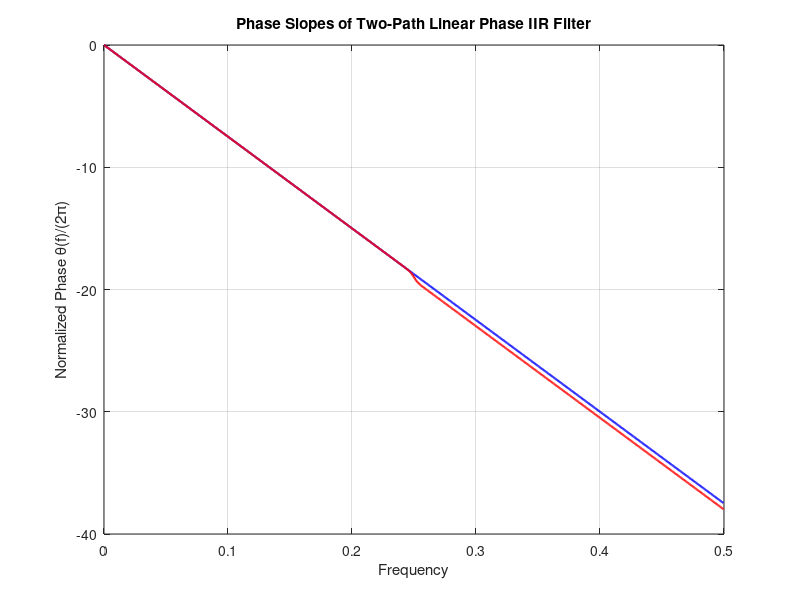
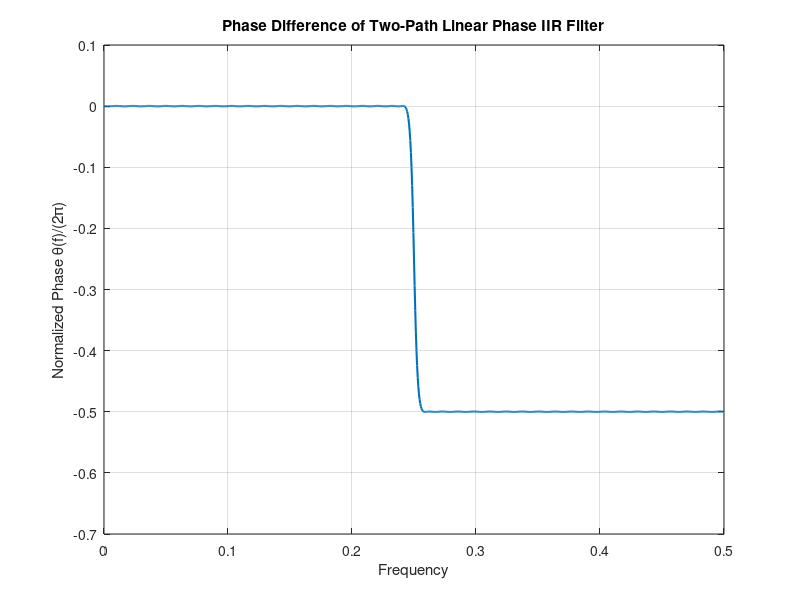
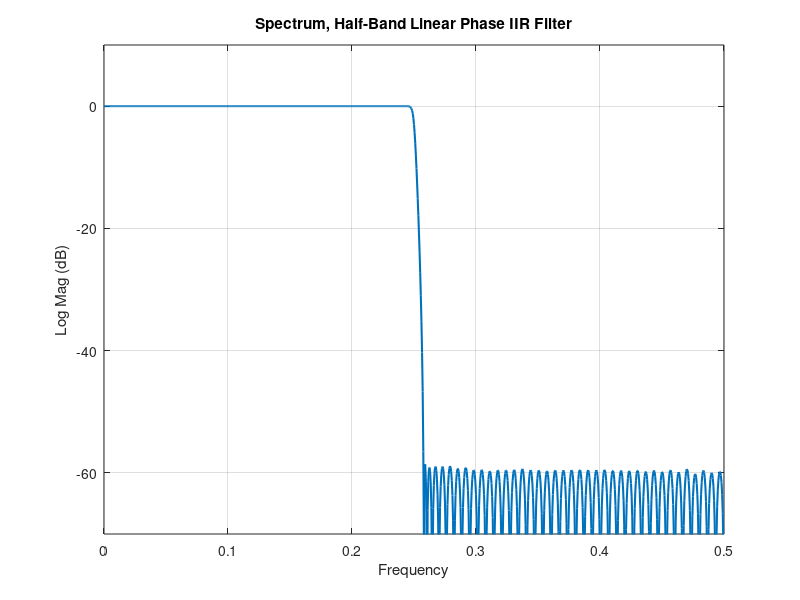
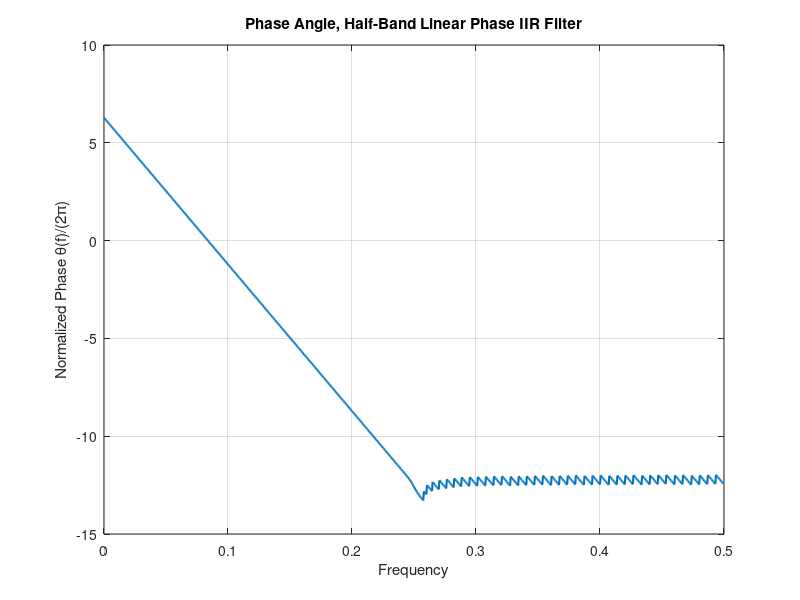

These figures' MATLAB source, in order:
function lin_p2
% Comparison of two high performance half band filters, FIR and linear phase
% recursive all-pass filter. Recursive half band designed with lineardesign_2
% Script file written by fred harris of UCSD. Copyright 2021

gg1 = [1  0  0.963531];
gg2 = [1  0 -0.832774];

hh1 = [1  0  1.702378  0  0.743752];
hh2 = [1  0  1.605635  0  0.715316];
hh3 = [1  0  1.488962  0  0.705286];
hh4 = [1  0  1.338481  0  0.700624];
hh5 = [1  0  1.153941  0  0.698228];
hh6 = [1  0  0.938532  0  0.697013];
hh7 = [1  0  0.697160  0  0.696237];
hh8 = [1  0  0.436491  0  0.695595];
hh9 = [1  0  0.163760  0  0.695228];
hh10= [1  0 -0.113767  0  0.695024];
hh11= [1  0 -0.388347  0  0.694823];
hh12= [1  0 -0.652199  0  0.694595];
hh13= [1  0 -1.642448  0  0.693555];
hh14= [1  0 -1.573817  0  0.693723];
hh15= [1  0 -1.461322  0  0.693894];
hh16= [1  0 -1.308082  0  0.693996];
hh17= [1  0 -1.118517  0  0.694147];
hh18= [1  0 -0.897849  0  0.694348];


xx=zeros(1,200);
xx(1)=1;

ff=[1 zeros(1,75)];


[h1,w1]=freqz(fliplr(ff),ff,1000);
tt1=h1;
yt=filter(fliplr(ff),ff,xx);

rr1=unwrap(angle(h1))/(2*pi);
figure(1)
plot((0:1/1000:1-1/1000)*0.5,rr1,'b','linewidth',1.5)
hold on


[h1,w1]=freqz(fliplr(gg1),gg1,1000);
yb=filter(fliplr(gg1),gg1,xx);

r1=unwrap(angle(h1))/(2*pi);
rr2=r1;
tt2=h1;

[h1,w1]=freqz(fliplr(gg2),gg2,1000);
yb=filter(fliplr(gg2),gg2,yb);

r1=unwrap(angle(h1))/(2*pi);
rr2=rr2+r1;
tt2=tt2.*h1;

[h1,w1]=freqz(fliplr(hh1),hh1,1000);
yb=filter(fliplr(hh1),hh1,yb);

r1=unwrap(angle(h1))/(2*pi);
rr2=rr2+r1;
tt2=tt2.*h1;

[h1,w1]=freqz(fliplr(hh2),hh2,1000);
yb=filter(fliplr(hh2),hh2,yb);
r1=unwrap(angle(h1))/(2*pi);
rr2=rr2+r1;
tt2=tt2.*h1;

[h1,w1]=freqz(fliplr(hh3),hh3,1000);
yb=filter(fliplr(hh3),hh3,yb);
r1=unwrap(angle(h1))/(2*pi);
rr2=rr2+r1;
tt2=tt2.*h1;

[h1,w1]=freqz(fliplr(hh4),hh4,1000);
yb=filter(fliplr(hh4),hh4,yb);
r1=unwrap(angle(h1))/(2*pi);
rr2=rr2+r1;
tt2=tt2.*h1;

[h1,w1]=freqz(fliplr(hh5),hh5,1000);
yb=filter(fliplr(hh5),hh5,yb);
r1=unwrap(angle(h1))/(2*pi);
rr2=rr2+r1;
tt2=tt2.*h1;

[h1,w1]=freqz(fliplr(hh6),hh6,1000);
yb=filter(fliplr(hh6),hh6,yb);
r1=unwrap(angle(h1))/(2*pi);
rr2=rr2+r1;
tt2=tt2.*h1;

[h1,w1]=freqz(fliplr(hh7),hh7,1000);
yb=filter(fliplr(hh7),hh7,yb);
r1=unwrap(angle(h1))/(2*pi);
rr2=rr2+r1;
tt2=tt2.*h1;

[h1,w1]=freqz(fliplr(hh8),hh8,1000);
yb=filter(fliplr(hh8),hh8,yb);
r1=unwrap(angle(h1))/(2*pi);
rr2=rr2+r1;
tt2=tt2.*h1;

[h1,w1]=freqz(fliplr(hh9),hh9,1000);
yb=filter(fliplr(hh9),hh9,yb);
r1=unwrap(angle(h1))/(2*pi);
rr2=rr2+r1;
tt2=tt2.*h1;

[h1,w1]=freqz(fliplr(hh10),hh10,1000);
yb=filter(fliplr(hh10),hh10,yb);
r1=unwrap(angle(h1))/(2*pi);
rr2=rr2+r1;
tt2=tt2.*h1;

[h1,w1]=freqz(fliplr(hh11),hh11,1000);
yb=filter(fliplr(hh11),hh11,yb);
r1=unwrap(angle(h1))/(2*pi);
rr2=rr2+r1;
tt2=tt2.*h1;

[h1,w1]=freqz(fliplr(hh12),hh12,1000);
yb=filter(fliplr(hh12),hh12,yb);
r1=unwrap(angle(h1))/(2*pi);
rr2=rr2+r1;
tt2=tt2.*h1;

[h1,w1]=freqz(fliplr(hh13),hh13,1000);
yb=filter(fliplr(hh13),hh13,yb);
r1=unwrap(angle(h1))/(2*pi);
rr2=rr2+r1;
tt2=tt2.*h1;

[h1,w1]=freqz(fliplr(hh14),hh14,1000);
yb=filter(fliplr(hh14),hh14,yb);
r1=unwrap(angle(h1))/(2*pi);
rr2=rr2+r1;
tt2=tt2.*h1;

[h1,w1]=freqz(fliplr(hh15),hh15,1000);
yb=filter(fliplr(hh15),hh15,yb);
r1=unwrap(angle(h1))/(2*pi);
rr2=rr2+r1;
tt2=tt2.*h1;

[h1,w1]=freqz(fliplr(hh16),hh16,1000);
yb=filter(fliplr(hh16),hh16,yb);
r1=unwrap(angle(h1))/(2*pi);
rr2=rr2+r1;
tt2=tt2.*h1;

[h1,w1]=freqz(fliplr(hh17),hh17,1000);
yb=filter(fliplr(hh17),hh17,yb);
r1=unwrap(angle(h1))/(2*pi);
rr2=rr2+r1;
tt2=tt2.*h1;

[h1,w1]=freqz(fliplr(hh18),hh18,1000);
yb=filter(fliplr(hh18),hh18,yb);
r1=unwrap(angle(h1))/(2*pi);
rr2=rr2+r1;
tt2=tt2.*h1;

plot((0:1/1000:1-1/1000)*0.5,rr2,'r','linewidth',1.5)
hold off
grid on
title('Phase Slopes of Two-Path Linear Phase IIR Filter')
xlabel('Frequency')
ylabel('Normalized Phase \theta(f)/(2\pi)')

figure(2)
plot((0:1/1000:1-1/1000)*0.5,rr2-rr1,'linewidth',1.5)
grid on
title('Phase Difference of Two-Path Linear Phase IIR Filter')
xlabel('Frequency')
ylabel('Normalized Phase \theta(f)/(2\pi)')

figure(3)
plot((0:1/1000:1-1/1000)*0.5,20*log10(abs(tt1+tt2)/2),'linewidth',1.5);
grid
axis([0 0.5 -70 10])
title('Spectrum, Half-Band Linear Phase IIR Filter')
xlabel('Frequency')
ylabel('Log Mag (dB)')


phs=unwrap(angle((tt1+tt2)/2))/(2*pi);
figure(4)
plot((0:1/1000:1-1/1000)*0.5,phs+2*pi,'linewidth',1.5);
grid on
%axis([0 0.5 -90 10])
title('Phase Angle, Half-Band Linear Phase IIR Filter')
xlabel('Frequency')
ylabel('Normalized Phase \theta(f)/(2\pi)')




pp=filter([1 -1],[1 0],-phs*2000);
reg=[0 0 0];
for nn=1:length(pp);
pp_m(nn)=median(reg);
reg(2:3)=reg(1:2);
reg(1)=pp(nn);
end
pp_m(1)=pp_m(4);
pp_m(2)=pp_m(4);
pp_m(3)=pp_m(4);

figure(5)
plot((0:1/1000:1-1/1000)*0.5,pp_m,'linewidth',1.5);
grid
%axis([0 0.5 -90 10])
title('Group Delay, Half-Band Linear Phase IIR Filter')
xlabel('Frequency')
ylabel('Time Delay (Samples)')
pause
axis([0 .5 73 77]);
title('Detail of Linear Phase IIR Group Delay; IIR Ripple=0.1%')
pause

figure(6)
stem(0:199,(yt+yb)/2,'linewidth',1.5);
grid on
title('Impulse Response of Linear Phase IIR Polyphase Filter')
xlabel('Time Index')
ylabel('Amplitude')
axis([0 200 -.15 .55]);
pause
axis([60 90 -.15 .55]);
title('Detail of IIR Impulse Response')
pause

% building roots of iir
den=conv(gg1,gg2);
den=conv(den,hh1);
den=conv(den,hh2);
den=conv(den,hh3);
den=conv(den,hh4);
den=conv(den,hh5);
den=conv(den,hh6);
den=conv(den,hh7);
den=conv(den,hh8);
den=conv(den,hh9);
den=conv(den,hh10);
den=conv(den,hh11);
den=conv(den,hh12);
den=conv(den,hh13);
den=conv(den,hh14);
den=conv(den,hh15);
den=conv(den,hh16);
den=conv(den,hh17);
den=conv(den,hh18);

% den of filter is 76-th order polynomial, (77 coefficients)
% den of delay path is 75-th order polynomial Z^(-75)
num=fliplr(den);
%length(num)
num=[num zeros(1,75)]+[zeros(1,75) den];


zz1=roots(den);
figure(7)
plot(zz1,'xb','linewidth',1.5)
hold on
plot(exp(j*2*pi*(0:200)/200),'k','linewidth',1.5)
plot(0,0,'xb','linewidth',1.5)
text(-.1,.1,'75','fontsize',12)
zz2=roots(num);
plot(zz2,'or','linewidth',1.5)
hold off
axis([-1.2 1.2 -1.2 1.2]);
axis('square')
title('Roots of IIR Filter')
grid on
pause

w1=find(real(zz1)<=0.01);
wz1=zz1(w1);
w2=find(abs(zz2)>.99);
wz2=zz2(w2);

plot(wz1,'xb','linewidth',1.5)
hold on
plot(exp(j*2*pi*(0:200)/200),'k','linewidth',1.5)
plot(0,0,'xb','linewidth',1.5)
text(-.1,.1,'75','fontsize',12)

plot(wz2,'or','linewidth',1.5)
hold off
axis([-1.2 1.2 -1.2 1.2]);
axis('square')
title('Roots of IIR Filter')
grid on
pause




% 1000*hh, left half of fir filter

hh=[0.5205   -0.6181   -1.5781   -1.3140   -0.0410    0.4540   -0.2118...
   -0.4738    0.2156    0.4536   -0.2550   -0.4686    0.2893    0.4930...
   -0.3259   -0.5245    0.3639    0.5600   -0.4049   -0.5990    0.4477...
    0.6408   -0.4947   -0.6856    0.5450    0.7318   -0.5990   -0.7807...
    0.6575    0.8310   -0.7200   -0.8829    0.7880    0.9367   -0.8608...
   -0.9920    0.9387    1.0484   -1.0227   -1.1067    1.1125    1.1657...
   -1.2092   -1.2259    1.3126    1.2876   -1.4232   -1.3497    1.5416...
    1.4126   -1.6685   -1.4766    1.8038    1.5408   -1.9485   -1.6054...
    2.1034    1.6706   -2.2689   -1.7363    2.4455    1.8017   -2.6343...
   -1.8670    2.8367    1.9324   -3.0530   -1.9975    3.2847    2.0623...
   -3.5328   -2.1263    3.7990    2.1893   -4.0857   -2.2517    4.3941...
    2.3130   -4.7270   -2.3731    5.0872    2.4319   -5.4778   -2.4888...
    5.9034    2.5440   -6.3689   -2.5977    6.8801    2.6499   -7.4440...
   -2.7008    8.0687    2.7492   -8.7658   -2.7941    9.5514    2.8365...
  -10.4446   -2.8778   11.4686    2.9172  -12.6558   -2.9517   14.0561...
    2.9842  -15.7344   -3.0153   17.7854    3.0414  -20.3618   -3.0652...
   23.7033    3.0872  -28.2242   -3.1035   34.7157    3.1195  -44.8582...
   -3.1297   63.0402    3.1386 -105.3307   -3.1430  316.3906  500.2081];

gg=fliplr(hh(1:length(hh)-1));
gg=[hh gg]/1000;
figure(8)
stem(0:250,gg,'linewidth',1.5);
grid on
title('Impulse Response of 251-Tap Linear Phase FIR Filter');
xlabel('Time Index')
ylabel('Amplitude')
axis([0 250 -.15 .55]);
pause
axis([110 140 -.15 .55]);
title('Detail of FIR Impulse Response')
pause

figure(9)
plot(-.5:1/2000:.5-1/2000,fftshift(20*log10(abs(fft(gg,2000)))),'linewidth',1.5);
axis([0 .5 -90 10]);
grid on
title('Spectrum: Half-Band FIR Filter')
xlabel('Frequency')
ylabel('Log mag (dB)')
pause

figure(10)
phs=unwrap(angle(fft(gg,2000)))/(2*pi);
plot(0:1/2000:1-1/2000,phs,'linewidth',2);
axis([0 .5 -40  0]);
grid on
title('Phase: Half-Band FIR Filter')
xlabel('Frequency')
ylabel('Normalized Phase \theta(f)/(2\pi)')
pause

%pp=filter([1 -1],[1 0],-phs*2000);
%reg=[0 0 0 0 0];
%for nn=1:length(pp);
%pp_m(nn)=median(reg);
%reg(2:5)=reg(1:4);
%reg(1)=pp(nn);
%end
%pp_m(1)=pp_m(6);
%pp_m(2)=pp_m(6);
%pp_m(3)=pp_m(6);
%pp_m(4)=pp_m(6);
%pp_m(5)=pp_m(6);

%plot((0:1/2000:1-1/2000),pp_m);
%grid
%axis([0 0.5 124 126])
%title('Group Delay, Half-Band Linear Phase FIR Filter')
%pause
%axis([0 .5 115 140]);
%title('Detail of Linear Phase IIR Group Delay; FIR Ripple=0.1%')
%pause


zz=roots(gg);
figure(11)
plot(zz,'or','linewidth',1.5)
hold
plot(exp(j*2*pi*(0:200)/200),'k','linewidth',1.5);
plot(0,0,'bx','linewidth',1.5)
text(-0.1,0.1,'250','fontsize',12);
hold
title('Roots of FIR Filter')
grid
axis([-1.2 1.2 -1.2 1.2])
axis('square')
pause

% comparison of two solutions
figure(12)
subplot(2,1,1)
stem(0:199,(yt+yb)/2,'linewidth',1.5);
grid on
title('Impulse Response of 19-Stage Linear Phase IIR Polyphase Filter')
xlabel('Time Index')
ylabel('Amplitude')
axis([0 200 -.15 .55]);

subplot(2,1,2)
stem(0:250,gg,'linewidth',1.5);
grid on
title('Impulse Response of 251-tap Linear Phase FIR Filter');
xlabel('Time Index')
ylabel('Amplitude')
axis([0 250 -.15 .55]);
pause

figure(13)
subplot(2,1,1)
plot((0:1/1000:1-1/1000)*0.5,20*log10(abs(tt1+tt2)/2),'linewidth',1.5);
grid on
axis([0 0.5 -90 10])
title('Spectrum, Half-Band Linear Phase IIR Filter')
xlabel('Frequency')
ylabel('Log Mag (dB)')

subplot(2,1,2)
plot(-.5:1/2000:.5-1/2000,fftshift(20*log10(abs(fft(gg,2000)))),'linewidth',1.5);
axis([0 .5 -90 10]);
grid on
title('Spectrum: Half-Band FIR Filter')
xlabel('Frequency')
ylabel('Log Mag (dB)')

figure(14)
subplot(2,1,1)
plot((0:1/1000:1-1/1000)*0.5,20*log10(abs(tt1+tt2)/2),'linewidth',1.5);
grid on
axis([0 0.5 -0.00001 0.000005])
title('Spectrum, Passband Half-Band Linear Phase IIR Filter, IIR Ripple = 5 \mudB')
xlabel('Frequency')
ylabel('Log Mag (dB)')

subplot(2,1,2)
plot(-.5:1/2000:.5-1/2000,fftshift(20*log10(abs(fft(gg,2000)))),'linewidth',1.5);
axis([0 .5 -0.2 0.1]);
grid on
title('Spectrum: Passband Half-Band FIR Filter,FIR Ripple = 0.1 dB')
xlabel('Frequency')
ylabel('Log Mag (dB)')
% pause
% 
% axis([0 .5 -.4 .1])
% title('Detail of Amplitude Ripple, (FIR Ripple = 0.1 dB, IIR Ripple = 5 \mudB)')
% %pause
% %axis([0 .5 -.000009 .000001]);